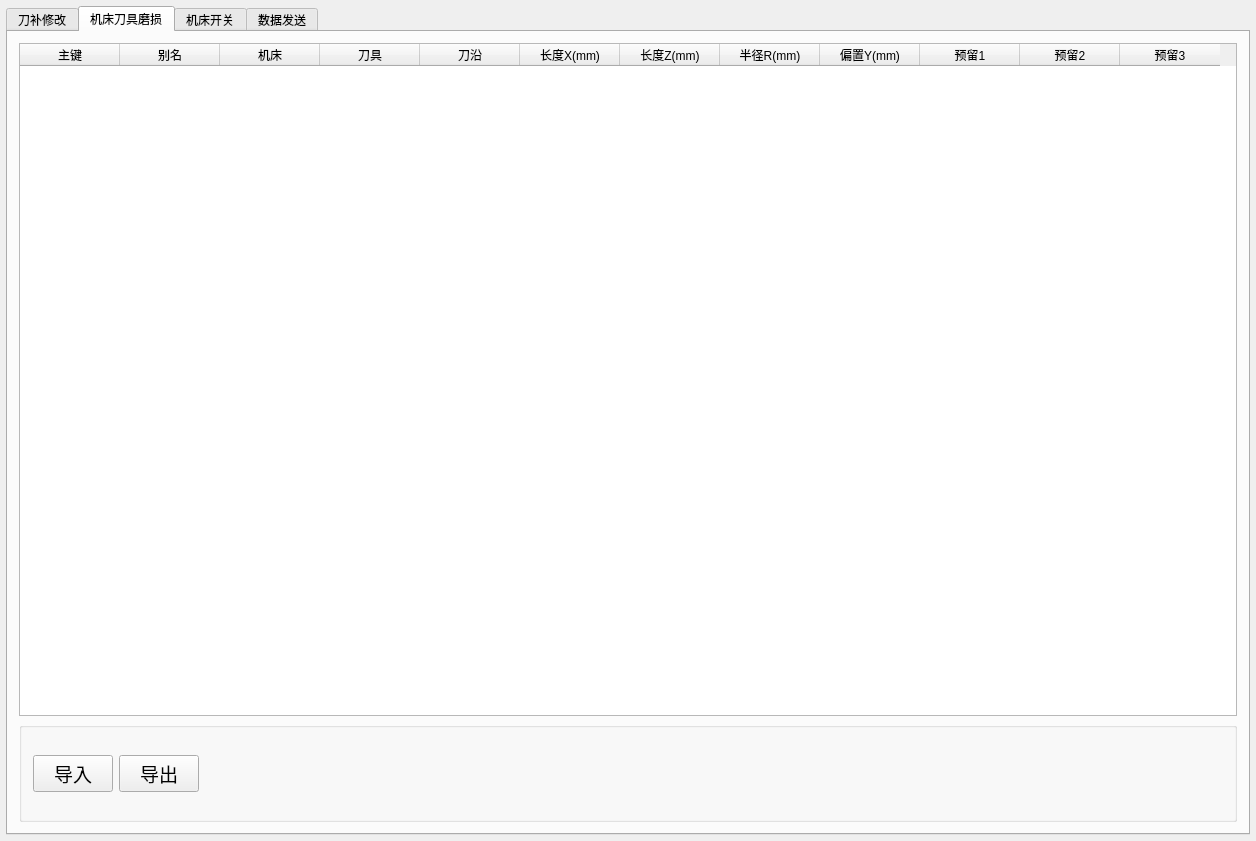
<?xml version="1.0" encoding="UTF-8"?>
<ui version="4.0">
 <class>KnifeWidget</class>
 <widget class="QWidget" name="KnifeWidget">
  <property name="geometry">
   <rect>
    <x>0</x>
    <y>0</y>
    <width>1256</width>
    <height>841</height>
   </rect>
  </property>
  <property name="windowTitle">
   <string>Widget</string>
  </property>
  <layout class="QGridLayout" name="gridLayout">
   <property name="margin">
    <number>6</number>
   </property>
   <item row="0" column="0">
    <widget class="QTabWidget" name="tabWidget">
     <property name="enabled">
      <bool>true</bool>
     </property>
     <property name="accessibleName">
      <string/>
     </property>
     <property name="currentIndex">
      <number>1</number>
     </property>
     <widget class="QWidget" name="tab_3">
      <attribute name="title">
       <string>刀补修改</string>
      </attribute>
      <layout class="QVBoxLayout" name="verticalLayout_3">
       <item>
        <widget class="QWidget" name="widget_3" native="true">
         <layout class="QHBoxLayout" name="horizontalLayout_3">
          <item>
           <widget class="QGroupBox" name="groupBox_2">
            <property name="title">
             <string>刀具磨损</string>
            </property>
            <layout class="QHBoxLayout" name="horizontalLayout_4">
             <item>
              <widget class="QWidget" name="widget_4" native="true">
               <property name="maximumSize">
                <size>
                 <width>180</width>
                 <height>16777215</height>
                </size>
               </property>
               <widget class="QLabel" name="label_5">
                <property name="geometry">
                 <rect>
                  <x>10</x>
                  <y>20</y>
                  <width>151</width>
                  <height>31</height>
                 </rect>
                </property>
                <property name="font">
                 <font>
                  <pointsize>12</pointsize>
                 </font>
                </property>
                <property name="text">
                 <string>类型 T     D</string>
                </property>
               </widget>
               <widget class="QLabel" name="label_12">
                <property name="geometry">
                 <rect>
                  <x>20</x>
                  <y>120</y>
                  <width>21</width>
                  <height>31</height>
                 </rect>
                </property>
                <property name="font">
                 <font>
                  <pointsize>12</pointsize>
                 </font>
                </property>
                <property name="text">
                 <string>1</string>
                </property>
               </widget>
               <widget class="QLabel" name="label_16">
                <property name="geometry">
                 <rect>
                  <x>130</x>
                  <y>270</y>
                  <width>21</width>
                  <height>31</height>
                 </rect>
                </property>
                <property name="font">
                 <font>
                  <pointsize>12</pointsize>
                 </font>
                </property>
                <property name="text">
                 <string>4</string>
                </property>
               </widget>
               <widget class="QLabel" name="label_14">
                <property name="geometry">
                 <rect>
                  <x>130</x>
                  <y>170</y>
                  <width>21</width>
                  <height>31</height>
                 </rect>
                </property>
                <property name="font">
                 <font>
                  <pointsize>12</pointsize>
                 </font>
                </property>
                <property name="text">
                 <string>2</string>
                </property>
               </widget>
               <widget class="QLabel" name="label_13">
                <property name="geometry">
                 <rect>
                  <x>130</x>
                  <y>120</y>
                  <width>21</width>
                  <height>31</height>
                 </rect>
                </property>
                <property name="font">
                 <font>
                  <pointsize>12</pointsize>
                 </font>
                </property>
                <property name="text">
                 <string>1</string>
                </property>
               </widget>
               <widget class="QLabel" name="label_15">
                <property name="geometry">
                 <rect>
                  <x>130</x>
                  <y>220</y>
                  <width>21</width>
                  <height>31</height>
                 </rect>
                </property>
                <property name="font">
                 <font>
                  <pointsize>12</pointsize>
                 </font>
                </property>
                <property name="text">
                 <string>3</string>
                </property>
               </widget>
              </widget>
             </item>
             <item>
              <widget class="QWidget" name="widget_6" native="true">
               <property name="maximumSize">
                <size>
                 <width>180</width>
                 <height>16777215</height>
                </size>
               </property>
               <widget class="QLabel" name="label_9">
                <property name="geometry">
                 <rect>
                  <x>20</x>
                  <y>70</y>
                  <width>111</width>
                  <height>31</height>
                 </rect>
                </property>
                <property name="font">
                 <font>
                  <pointsize>12</pointsize>
                 </font>
                </property>
                <property name="text">
                 <string>长度X(mm)</string>
                </property>
               </widget>
               <widget class="QLineEdit" name="Edit1">
                <property name="geometry">
                 <rect>
                  <x>10</x>
                  <y>120</y>
                  <width>151</width>
                  <height>31</height>
                 </rect>
                </property>
               </widget>
               <widget class="QLineEdit" name="Edit7">
                <property name="geometry">
                 <rect>
                  <x>10</x>
                  <y>220</y>
                  <width>151</width>
                  <height>31</height>
                 </rect>
                </property>
               </widget>
               <widget class="QLineEdit" name="Edit10">
                <property name="geometry">
                 <rect>
                  <x>10</x>
                  <y>270</y>
                  <width>151</width>
                  <height>31</height>
                 </rect>
                </property>
               </widget>
               <widget class="QLineEdit" name="Edit4">
                <property name="geometry">
                 <rect>
                  <x>10</x>
                  <y>170</y>
                  <width>151</width>
                  <height>31</height>
                 </rect>
                </property>
               </widget>
              </widget>
             </item>
             <item>
              <widget class="QWidget" name="widget_7" native="true">
               <property name="maximumSize">
                <size>
                 <width>180</width>
                 <height>16777215</height>
                </size>
               </property>
               <widget class="QLineEdit" name="Edit11">
                <property name="geometry">
                 <rect>
                  <x>10</x>
                  <y>270</y>
                  <width>151</width>
                  <height>31</height>
                 </rect>
                </property>
               </widget>
               <widget class="QLineEdit" name="Edit2">
                <property name="geometry">
                 <rect>
                  <x>10</x>
                  <y>120</y>
                  <width>151</width>
                  <height>31</height>
                 </rect>
                </property>
               </widget>
               <widget class="QLabel" name="label_8">
                <property name="geometry">
                 <rect>
                  <x>70</x>
                  <y>20</y>
                  <width>71</width>
                  <height>31</height>
                 </rect>
                </property>
                <property name="font">
                 <font>
                  <pointsize>12</pointsize>
                 </font>
                </property>
                <property name="text">
                 <string>磨损</string>
                </property>
               </widget>
               <widget class="QLineEdit" name="Edit5">
                <property name="geometry">
                 <rect>
                  <x>10</x>
                  <y>170</y>
                  <width>151</width>
                  <height>31</height>
                 </rect>
                </property>
               </widget>
               <widget class="QLabel" name="label_10">
                <property name="geometry">
                 <rect>
                  <x>20</x>
                  <y>70</y>
                  <width>111</width>
                  <height>31</height>
                 </rect>
                </property>
                <property name="font">
                 <font>
                  <pointsize>12</pointsize>
                 </font>
                </property>
                <property name="text">
                 <string>长度Z(mm)</string>
                </property>
               </widget>
               <widget class="QLineEdit" name="Edit8">
                <property name="geometry">
                 <rect>
                  <x>10</x>
                  <y>220</y>
                  <width>151</width>
                  <height>31</height>
                 </rect>
                </property>
               </widget>
              </widget>
             </item>
             <item>
              <widget class="QWidget" name="widget_5" native="true">
               <property name="maximumSize">
                <size>
                 <width>200</width>
                 <height>16777215</height>
                </size>
               </property>
               <widget class="QLineEdit" name="Edit12">
                <property name="geometry">
                 <rect>
                  <x>20</x>
                  <y>270</y>
                  <width>151</width>
                  <height>31</height>
                 </rect>
                </property>
               </widget>
               <widget class="QLineEdit" name="Edit3">
                <property name="geometry">
                 <rect>
                  <x>20</x>
                  <y>120</y>
                  <width>151</width>
                  <height>31</height>
                 </rect>
                </property>
               </widget>
               <widget class="QLineEdit" name="Edit9">
                <property name="geometry">
                 <rect>
                  <x>20</x>
                  <y>220</y>
                  <width>151</width>
                  <height>31</height>
                 </rect>
                </property>
               </widget>
               <widget class="QLabel" name="label_11">
                <property name="geometry">
                 <rect>
                  <x>30</x>
                  <y>70</y>
                  <width>161</width>
                  <height>31</height>
                 </rect>
                </property>
                <property name="font">
                 <font>
                  <pointsize>12</pointsize>
                 </font>
                </property>
                <property name="text">
                 <string>半径(mm)</string>
                </property>
               </widget>
               <widget class="QLineEdit" name="Edit6">
                <property name="geometry">
                 <rect>
                  <x>20</x>
                  <y>170</y>
                  <width>151</width>
                  <height>31</height>
                 </rect>
                </property>
               </widget>
              </widget>
             </item>
            </layout>
           </widget>
          </item>
          <item>
           <widget class="QWidget" name="widget_2" native="true">
            <property name="minimumSize">
             <size>
              <width>0</width>
              <height>500</height>
             </size>
            </property>
            <property name="maximumSize">
             <size>
              <width>300</width>
              <height>16777215</height>
             </size>
            </property>
            <widget class="QPushButton" name="pushButton_4">
             <property name="geometry">
              <rect>
               <x>20</x>
               <y>410</y>
               <width>261</width>
               <height>71</height>
              </rect>
             </property>
             <property name="text">
              <string>写入磨损数据</string>
             </property>
            </widget>
            <widget class="QPushButton" name="pushButton_3">
             <property name="geometry">
              <rect>
               <x>20</x>
               <y>10</y>
               <width>261</width>
               <height>91</height>
              </rect>
             </property>
             <property name="text">
              <string>连接CNC</string>
             </property>
            </widget>
            <widget class="QComboBox" name="comboBox_3">
             <property name="geometry">
              <rect>
               <x>110</x>
               <y>170</y>
               <width>171</width>
               <height>31</height>
              </rect>
             </property>
            </widget>
            <widget class="QLabel" name="label_20">
             <property name="geometry">
              <rect>
               <x>20</x>
               <y>310</y>
               <width>71</width>
               <height>31</height>
              </rect>
             </property>
             <property name="font">
              <font>
               <pointsize>12</pointsize>
              </font>
             </property>
             <property name="text">
              <string>修改值</string>
             </property>
            </widget>
            <widget class="QComboBox" name="comboBox_2">
             <property name="geometry">
              <rect>
               <x>110</x>
               <y>120</y>
               <width>171</width>
               <height>31</height>
              </rect>
             </property>
             <item>
              <property name="text">
               <string>精外北</string>
              </property>
             </item>
             <item>
              <property name="text">
               <string>北外南</string>
              </property>
             </item>
             <item>
              <property name="text">
               <string>镗孔</string>
              </property>
             </item>
             <item>
              <property name="text">
               <string>止口</string>
              </property>
             </item>
            </widget>
            <widget class="QLabel" name="label_18">
             <property name="geometry">
              <rect>
               <x>20</x>
               <y>170</y>
               <width>71</width>
               <height>31</height>
              </rect>
             </property>
             <property name="font">
              <font>
               <pointsize>12</pointsize>
              </font>
             </property>
             <property name="text">
              <string>刀</string>
             </property>
            </widget>
            <widget class="QLineEdit" name="value">
             <property name="geometry">
              <rect>
               <x>20</x>
               <y>340</y>
               <width>271</width>
               <height>31</height>
              </rect>
             </property>
            </widget>
            <widget class="QLabel" name="label_21">
             <property name="geometry">
              <rect>
               <x>20</x>
               <y>370</y>
               <width>271</width>
               <height>31</height>
              </rect>
             </property>
             <property name="font">
              <font>
               <pointsize>10</pointsize>
              </font>
             </property>
             <property name="text">
              <string>注：范围-9.999~+9.999</string>
             </property>
            </widget>
            <widget class="QLabel" name="label_19">
             <property name="geometry">
              <rect>
               <x>20</x>
               <y>270</y>
               <width>71</width>
               <height>31</height>
              </rect>
             </property>
             <property name="font">
              <font>
               <pointsize>12</pointsize>
              </font>
             </property>
             <property name="text">
              <string>磨损</string>
             </property>
            </widget>
            <widget class="QLabel" name="label_17">
             <property name="geometry">
              <rect>
               <x>20</x>
               <y>120</y>
               <width>61</width>
               <height>31</height>
              </rect>
             </property>
             <property name="font">
              <font>
               <pointsize>12</pointsize>
              </font>
             </property>
             <property name="text">
              <string>机床</string>
             </property>
            </widget>
            <widget class="QComboBox" name="comboBox_4">
             <property name="geometry">
              <rect>
               <x>110</x>
               <y>220</y>
               <width>171</width>
               <height>31</height>
              </rect>
             </property>
            </widget>
            <widget class="QLabel" name="label_22">
             <property name="geometry">
              <rect>
               <x>20</x>
               <y>220</y>
               <width>71</width>
               <height>31</height>
              </rect>
             </property>
             <property name="font">
              <font>
               <pointsize>12</pointsize>
              </font>
             </property>
             <property name="text">
              <string>刀沿D</string>
             </property>
            </widget>
            <widget class="QComboBox" name="comboBox_5">
             <property name="geometry">
              <rect>
               <x>110</x>
               <y>270</y>
               <width>171</width>
               <height>31</height>
              </rect>
             </property>
             <item>
              <property name="text">
               <string>X</string>
              </property>
             </item>
             <item>
              <property name="text">
               <string>Z</string>
              </property>
             </item>
             <item>
              <property name="text">
               <string>R</string>
              </property>
             </item>
             <item>
              <property name="text">
               <string>Y</string>
              </property>
             </item>
            </widget>
           </widget>
          </item>
         </layout>
        </widget>
       </item>
       <item>
        <widget class="QWidget" name="widget" native="true">
         <property name="maximumSize">
          <size>
           <width>16777215</width>
           <height>150</height>
          </size>
         </property>
         <widget class="QLabel" name="label_50">
          <property name="geometry">
           <rect>
            <x>13</x>
            <y>13</y>
            <width>81</width>
            <height>31</height>
           </rect>
          </property>
          <property name="text">
           <string>实时信息</string>
          </property>
         </widget>
         <widget class="QListView" name="listView">
          <property name="geometry">
           <rect>
            <x>100</x>
            <y>10</y>
            <width>1131</width>
            <height>124</height>
           </rect>
          </property>
          <property name="maximumSize">
           <size>
            <width>16777215</width>
            <height>140</height>
           </size>
          </property>
         </widget>
        </widget>
       </item>
      </layout>
     </widget>
     <widget class="QWidget" name="tab">
      <attribute name="title">
       <string>机床刀具磨损</string>
      </attribute>
      <layout class="QVBoxLayout" name="verticalLayout">
       <item>
        <widget class="QTableWidget" name="KniInfoWidget">
         <property name="minimumSize">
          <size>
           <width>0</width>
           <height>300</height>
          </size>
         </property>
         <property name="styleSheet">
          <string notr="true">font: 14pt &quot;宋体&quot;;
</string>
         </property>
         <column>
          <property name="text">
           <string>主键</string>
          </property>
         </column>
         <column>
          <property name="text">
           <string>别名</string>
          </property>
         </column>
         <column>
          <property name="text">
           <string>机床</string>
          </property>
         </column>
         <column>
          <property name="text">
           <string>刀具</string>
          </property>
         </column>
         <column>
          <property name="text">
           <string>刀沿</string>
          </property>
         </column>
         <column>
          <property name="text">
           <string>长度X(mm)</string>
          </property>
         </column>
         <column>
          <property name="text">
           <string>长度Z(mm)</string>
          </property>
         </column>
         <column>
          <property name="text">
           <string>半径R(mm)</string>
          </property>
         </column>
         <column>
          <property name="text">
           <string>偏置Y(mm)</string>
          </property>
         </column>
         <column>
          <property name="text">
           <string>预留1</string>
          </property>
         </column>
         <column>
          <property name="text">
           <string>预留2</string>
          </property>
         </column>
         <column>
          <property name="text">
           <string>预留3</string>
          </property>
         </column>
        </widget>
       </item>
       <item>
        <widget class="QGroupBox" name="groupBox">
         <property name="minimumSize">
          <size>
           <width>0</width>
           <height>100</height>
          </size>
         </property>
         <property name="font">
          <font>
           <pointsize>14</pointsize>
          </font>
         </property>
         <property name="title">
          <string/>
         </property>
         <layout class="QGridLayout" name="gridLayout_4">
          <item row="0" column="0">
           <layout class="QHBoxLayout" name="horizontalLayout">
            <item>
             <widget class="QPushButton" name="pushButton_2">
              <property name="text">
               <string>导入</string>
              </property>
             </widget>
            </item>
            <item>
             <widget class="QPushButton" name="pushButton">
              <property name="text">
               <string>导出</string>
              </property>
             </widget>
            </item>
            <item>
             <spacer name="horizontalSpacer_2">
              <property name="orientation">
               <enum>Qt::Horizontal</enum>
              </property>
              <property name="sizeHint" stdset="0">
               <size>
                <width>40</width>
                <height>20</height>
               </size>
              </property>
             </spacer>
            </item>
           </layout>
          </item>
         </layout>
        </widget>
       </item>
      </layout>
     </widget>
     <widget class="QWidget" name="tab_2">
      <attribute name="title">
       <string>机床开关</string>
      </attribute>
      <layout class="QVBoxLayout" name="verticalLayout_2">
       <item>
        <widget class="QTableWidget" name="KniInfoWidget2">
         <property name="font">
          <font>
           <pointsize>14</pointsize>
          </font>
         </property>
         <column>
          <property name="text">
           <string>id</string>
          </property>
         </column>
         <column>
          <property name="text">
           <string>parId</string>
          </property>
         </column>
         <column>
          <property name="text">
           <string>开关</string>
          </property>
         </column>
         <column>
          <property name="text">
           <string>机器人变量</string>
          </property>
         </column>
         <column>
          <property name="text">
           <string>磨损方向</string>
          </property>
         </column>
         <column>
          <property name="text">
           <string>设备类型</string>
          </property>
         </column>
         <column>
          <property name="text">
           <string>设定值</string>
          </property>
         </column>
         <column>
          <property name="text">
           <string>测量值</string>
          </property>
         </column>
         <column>
          <property name="text">
           <string>偏差值</string>
          </property>
         </column>
         <column>
          <property name="text">
           <string>正负</string>
          </property>
         </column>
         <column>
          <property name="text">
           <string>刀补值</string>
          </property>
         </column>
         <column>
          <property name="text">
           <string>探针值</string>
          </property>
         </column>
         <column>
          <property name="text">
           <string>绑定机床</string>
          </property>
         </column>
        </widget>
       </item>
       <item>
        <layout class="QHBoxLayout" name="horizontalLayout_2">
         <property name="topMargin">
          <number>10</number>
         </property>
         <property name="bottomMargin">
          <number>10</number>
         </property>
         <item>
          <spacer name="horizontalSpacer">
           <property name="orientation">
            <enum>Qt::Horizontal</enum>
           </property>
           <property name="sizeHint" stdset="0">
            <size>
             <width>40</width>
             <height>20</height>
            </size>
           </property>
          </spacer>
         </item>
         <item>
          <widget class="QLabel" name="label_23">
           <property name="font">
            <font>
             <pointsize>12</pointsize>
            </font>
           </property>
           <property name="text">
            <string>刀具信息</string>
           </property>
          </widget>
         </item>
         <item>
          <widget class="QComboBox" name="comboBox">
           <property name="minimumSize">
            <size>
             <width>300</width>
             <height>30</height>
            </size>
           </property>
          </widget>
         </item>
         <item>
          <widget class="QLabel" name="label">
           <property name="enabled">
            <bool>false</bool>
           </property>
           <property name="text">
            <string/>
           </property>
          </widget>
         </item>
        </layout>
       </item>
      </layout>
     </widget>
     <widget class="QWidget" name="tab_4">
      <attribute name="title">
       <string>数据发送</string>
      </attribute>
      <widget class="QPushButton" name="pushButton_5">
       <property name="geometry">
        <rect>
         <x>340</x>
         <y>70</y>
         <width>112</width>
         <height>61</height>
        </rect>
       </property>
       <property name="text">
        <string>修改刀补</string>
       </property>
      </widget>
      <widget class="QLineEdit" name="lineEdit">
       <property name="geometry">
        <rect>
         <x>50</x>
         <y>70</y>
         <width>251</width>
         <height>61</height>
        </rect>
       </property>
      </widget>
      <widget class="QLabel" name="label_2">
       <property name="geometry">
        <rect>
         <x>490</x>
         <y>80</y>
         <width>131</width>
         <height>41</height>
        </rect>
       </property>
       <property name="text">
        <string/>
       </property>
      </widget>
      <widget class="QLabel" name="label_3">
       <property name="geometry">
        <rect>
         <x>60</x>
         <y>27</y>
         <width>221</width>
         <height>31</height>
        </rect>
       </property>
       <property name="styleSheet">
        <string notr="true">color: rgb(255, 0, 0);</string>
       </property>
       <property name="text">
        <string/>
       </property>
      </widget>
     </widget>
    </widget>
   </item>
  </layout>
 </widget>
 <layoutdefault spacing="6" margin="11"/>
 <resources/>
 <connections/>
</ui>
